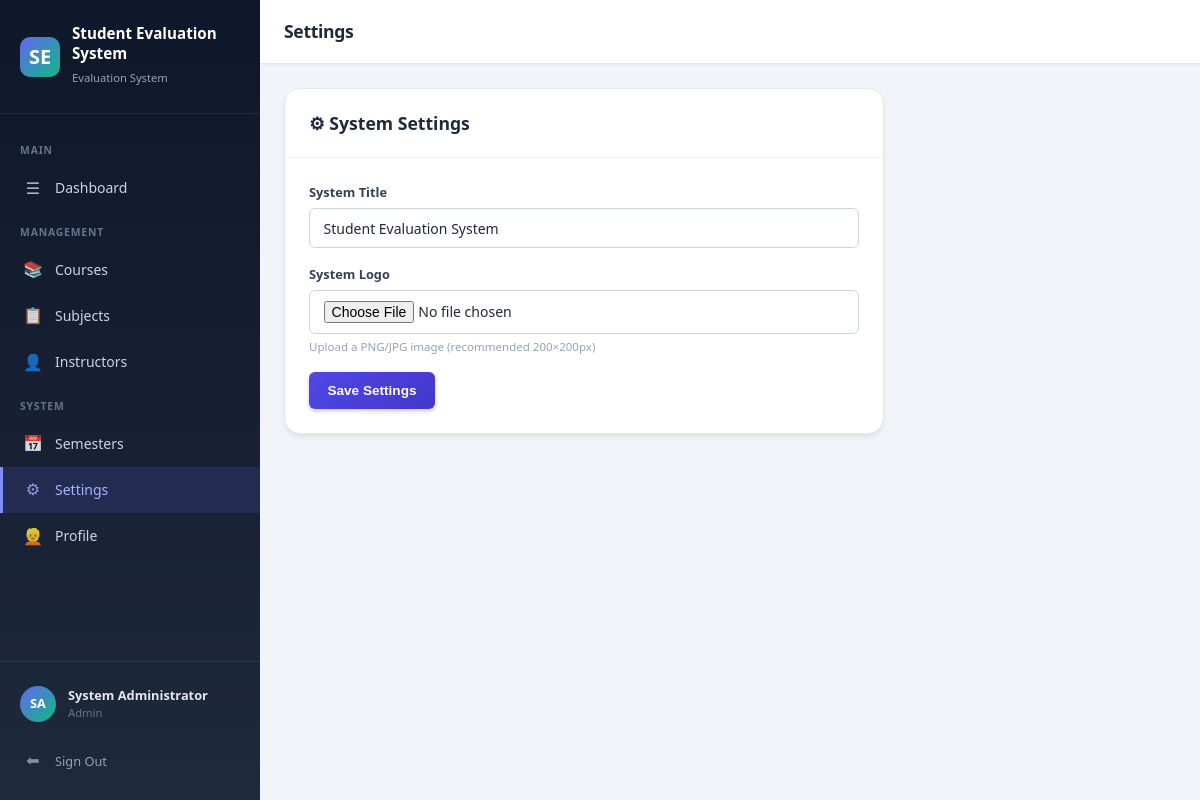
The app's page /pages/admin/settings.php (signed in) with its own data.
### tables this page shows
CREATE TABLE IF NOT EXISTS `settings` (
  `id` INT AUTO_INCREMENT PRIMARY KEY,
  `setting_key` VARCHAR(50) NOT NULL UNIQUE,
  `setting_value` TEXT DEFAULT NULL
);

### includes/functions.php (called while the page is built, shortened)
<?php
function getSetting($key, $default = '') {
    $db = getDB();
    $stmt = $db->prepare("SELECT setting_value FROM settings WHERE setting_key = ?");
    $stmt->execute([$key]);
    $val = $stmt->fetchColumn();
    return $val !== false ? $val : $default;
}

### pages/admin/settings.php (the view, shortened to what this page needs)
<?php
$pageTitle = 'Settings';
require_once __DIR__ . '/../../includes/header.php';
$sysTitle = getSetting('system_title', 'Student Evaluation System');
?>
<div class="card" style="max-width:600px;">
  <div class="card-header"><h3>&#9881; System Settings</h3></div>
  <div class="card-body">
    <form method="POST" action="/grading_systemv2/api/settings.php" enctype="multipart/form-data">
      <div class="form-group">
        <label class="form-label">System Title</label>
        <input type="text" name="system_title" class="form-control" value="<?= htmlspecialchars($sysTitle) ?>">
      </div>
      <div class="form-group">
        <label class="form-label">System Logo</label>
        <input type="file" name="logo" class="form-control" accept="image/*">
        <div class="form-hint">Upload a PNG/JPG image (recommended 200×200px)</div>
      </div>
      <button type="submit" class="btn btn-primary">Save Settings</button>
    </form>
  </div>
</div>
<?php require_once __DIR__ . '/../../includes/footer.php'; ?>

### includes/header.php (shortened to what this page needs)
<?php
require_once __DIR__ . '/functions.php';
$currentPage = basename($_SERVER['PHP_SELF'], '.php');
$currentDir  = basename(dirname($_SERVER['PHP_SELF']));
$userRole    = $_SESSION['role'] ?? '';
$userName    = $_SESSION['full_name'] ?? 'Guest';
$initials    = '';
foreach (explode(' ', $userName) as $w) { $initials .= strtoupper(substr($w, 0, 1)); }
$initials = substr($initials, 0, 2);
$sysTitle = getSetting('system_title', 'Student Evaluation System');
$sysLogo  = getSetting('system_logo', '');
?>
<!DOCTYPE html>
<html lang="en">
<head>
  <link rel="stylesheet" href="/grading_systemv2/assets/css/style.css">
</head>
<body>
<div class="layout">
  <aside class="sidebar" id="sidebar">
    <div class="sidebar-brand">
      <?php if ($sysLogo): ?>
        <img src="/grading_systemv2/assets/uploads/<?= htmlspecialchars($sysLogo) ?>" alt="Logo" style="width:40px;height:40px;border-radius:var(--radius-md);object-fit:cover;">
      <?php else: ?>
        <div class="sidebar-brand-icon">SE</div>
      <?php endif; ?>
      <div>
        <h2><?= htmlspecialchars($sysTitle) ?></h2>
        <small>Evaluation System</small>
      </div>
    </div>
    <nav class="sidebar-nav">
      <?php if ($userRole === 'admin'): ?>
        <div class="sidebar-label">Main</div>
        <a href="/grading_systemv2/pages/admin/dashboard.php" class="sidebar-link <?= $currentPage==='dashboard'&&$currentDir==='admin'?'active':'' ?>">
          <span class="icon">&#9776;</span> Dashboard
        </a>
        <div class="sidebar-label">Management</div>
        <a href="/grading_systemv2/pages/admin/courses.php" class="sidebar-link <?= $currentPage==='courses'?'active':'' ?>">
          <span class="icon">&#128218;</span> Courses
        </a>
        <a href="/grading_systemv2/pages/admin/subjects.php" class="sidebar-link <?= $currentPage==='subjects'&&$currentDir==='admin'?'active':'' ?>">
          <span class="icon">&#128203;</span> Subjects
        </a>
        <a href="/grading_systemv2/pages/admin/instructors.php" class="sidebar-link <?= $currentPage==='instructors'?'active':'' ?>">
          <span class="icon">&#128100;</span> Instructors
        </a>
        <div class="sidebar-label">System</div>
        <a href="/grading_systemv2/pages/admin/semesters.php" class="sidebar-link <?= $currentPage==='semesters'?'active':'' ?>">
          <span class="icon">&#128197;</span> Semesters
        </a>
        <a href="/grading_systemv2/pages/admin/settings.php" class="sidebar-link <?= $currentPage==='settings'?'active':'' ?>">
          <span class="icon">&#9881;</span> Settings
        </a>
        <a href="/grading_systemv2/pages/admin/profile.php" class="sidebar-link <?= $currentPage==='profile'&&$currentDir==='admin'?'active':'' ?>">
          <span class="icon">&#128113;</span> Profile
        </a>
      <?php endif; ?>
    </nav>
    <div class="sidebar-footer">
      <div class="sidebar-user">
        <div class="sidebar-avatar"><?= $initials ?></div>
        <div class="sidebar-user-info">
          <strong><?= htmlspecialchars($userName) ?></strong>
          <span><?= htmlspecialchars($userRole) ?></span>
        </div>
      </div>
      <a href="/grading_systemv2/pages/logout.php" class="sidebar-link" style="padding-left:0;margin-top:.5rem;font-size:.8rem;color:var(--slate-400);">
        <span class="icon">&#x2B05;</span> Sign Out
      </a>
    </div>
  </aside>
  <div class="main-content">
    <header class="topbar">
      <div class="topbar-left">
        <h1 class="topbar-title"><?= $pageTitle ?? 'Dashboard' ?></h1>
      </div>
    </header>
    <div class="page-container">

### records on screen
settings: setting_value "Student Evaluation System", system_title "Student Evaluation System"

### other values on screen
$initials "SA"
$userName "System Administrator"
$userRole "Admin"
$pageTitle "Settings"
